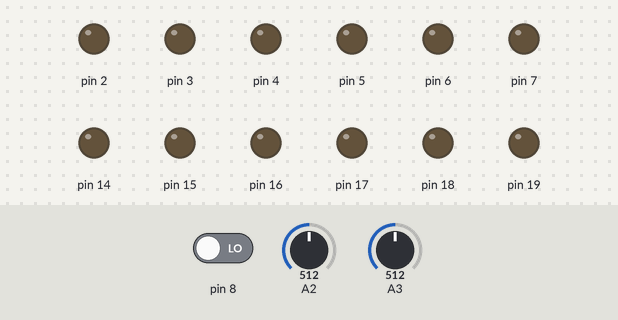
The sketch below on a simulated Arduino Uno, built with avr-gcc and run on an emulated ATmega328P. Shown: output pins drawn as LEDs (lit = HIGH). The test bench sets the inputs (shaded band); at power-on: A2 = 512, pin 8 LOW, A3 = 512.

Above: at 0.8 s.
0.9 s: A2 set to 110
2.4 s: A2 set to 88
At 3.5 s:
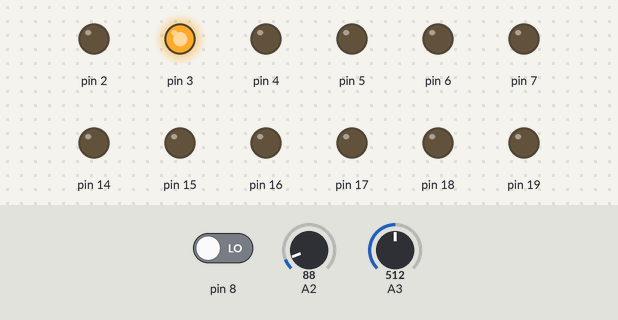
3.9 s: pin 8 driven HIGH
At 4.7 s:
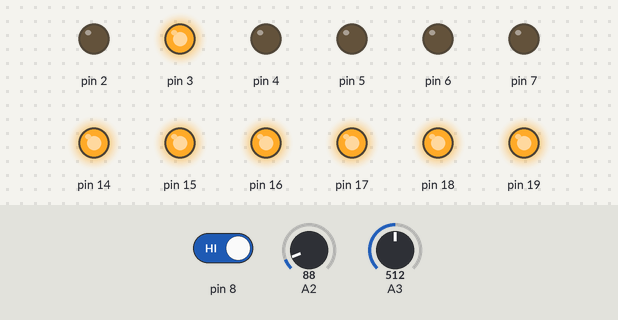
5.4 s: A2 set to 122
At 5.8 s:
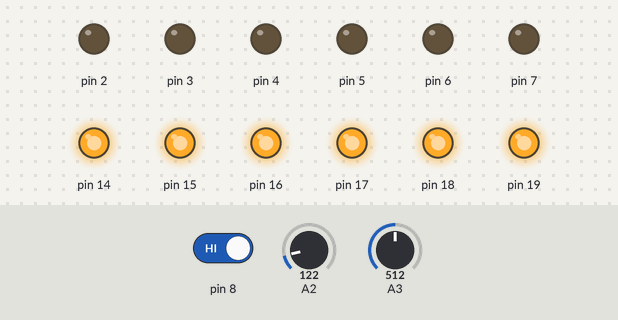
6.9 s: A2 set to 90
At 8.1 s:
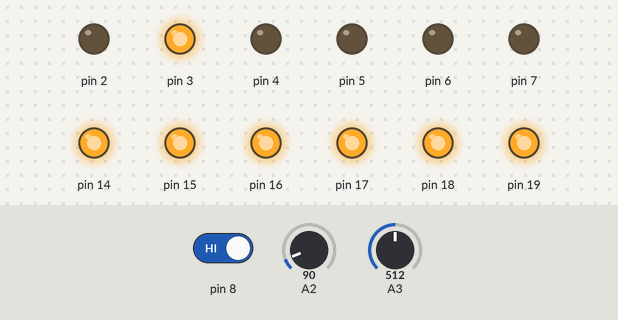
8.4 s: A2 set to 306
At 9.3 s:
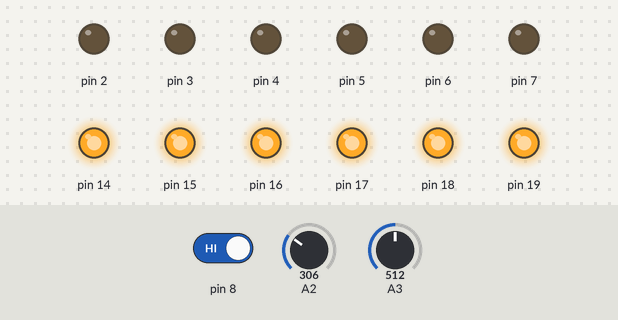
Timing chart, 0 to 10.9 s (numbered marks = the images above; inputs shaded):
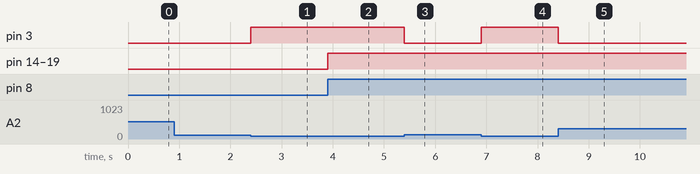

The sketch:

16.ino
```cpp
#include<avr/io.h>
#include<util/delay.h>
#define clearbit(x,y) ((x) & (y))
#define bitn(p) (0x01 << (p))
int main(void)
{
  int x;
  int y;
  DDRD = 0xFF;
  DDRC = 0xFF;
  DDRB = 0x00;
  Serial.begin(2000000);
  while(1)
  {
    ADMUX = 0x42;
    ADCSRA = 0xC7;
    while (ADCSRA & (1 << ADSC));
    y = ADCW;
    ADMUX = 0x43;
    ADCSRA = 0xC7;
    while (ADCSRA & (1 << ADSC));
    x = ADCW;

    if(PINB & 0x01)
    {
      PORTC = 0xFF;
    }
    else
    {
      PORTC = 0x00;
    }
    if(x > 900)
    {
      PORTD = 0b00000001;
    }
    if(x < 100)
    {
      PORTD = 0b00000010;
    }
    if(y > 900)
    {
      PORTD = 0b00000100;
    }
    if(y < 100)
    {
      PORTD = 0b00001000;
    }
    else
    {
      PORTD = 0b00000000;
    }

  }
}
```

Measured:
- the behaviour switches between 100 and 99 on A2 (found by bisection; images 0 and 1)
- after the input at 0.9 s, every drawn part: stays the same
- after the input at 2.4 s, pin 3: LOW → HIGH at once
- after the input at 3.9 s, pin 14–19: LOW → HIGH at once
- after the input at 5.4 s, pin 3: HIGH → LOW at once
- after the input at 6.9 s, pin 3: LOW → HIGH at once
- after the input at 8.4 s, pin 3: HIGH → LOW at once
